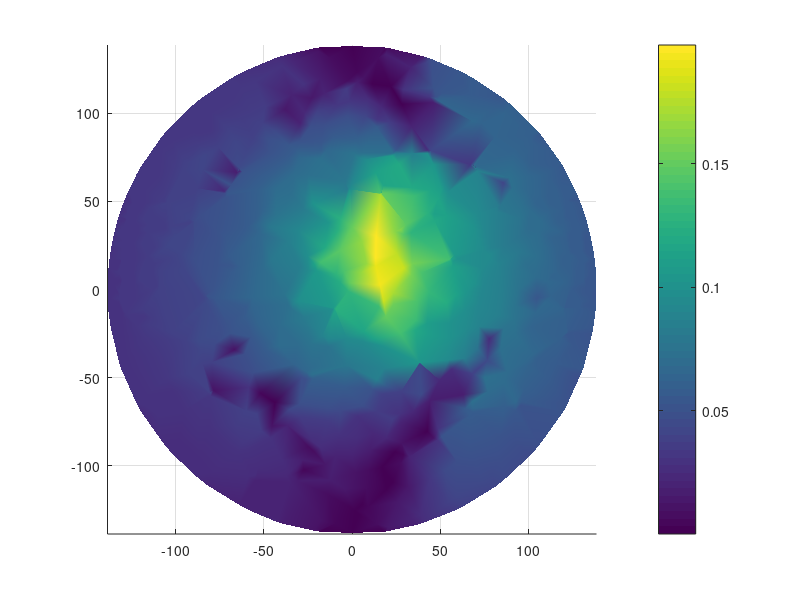

MATLAB code to generate this figure: (Note: this script raises an error after producing the figure.)
% 1-sphere comsol AM plot for cutplane1

clc
clear
close all

load datanorm.mat

% data parameters
x = datanorm(:,1);
y = datanorm(:,2);
z = datanorm(:,3);
ecEx = datanorm(:,4);
ec2Ex = datanorm(:,5);
ecEy = datanorm(:,6);
ec2Ey = datanorm(:,7);
ecEz = datanorm(:,8);
ec2Ez = datanorm(:,9);

% Electric potential
ecSum = ecEy+ec2Ey;
% amplitude modulation y
ecAmpy = abs(sqrt((ecEy+ec2Ey).^2)-sqrt((ecEy-ec2Ey).^2));
% amplitude modulation x
ecAmpx = abs(sqrt((ecEx+ec2Ex).^2)-sqrt((ecEx-ec2Ex).^2));
% amplitude modulation z
ecAmpz = abs(sqrt((ecEz+ec2Ez).^2)-sqrt((ecEz-ec2Ez).^2));

%% data from cutplane1

%%%%%%%%%%%%%%%%%%%%%%%%% Amplitude Modulation %%%%%%%%%%%%%%%%%%%%%%%%%
% normal mesh data
% AMy plot
figure
T = delaunay(x,y);
trisurf(T,x,y,ecAmpy); hold on;
axis tight equal
shading interp
view(0,90); h = colorbar; h.Label.String = 'Modulation Amplitude (V/m)';
h.AxisLocation = 'out';
title('E_{AM_y}');
xlabel('x')
ylabel('y')

% AMx plot
figure
T = delaunay(x,y);
trisurf(T,x,y,ecAmpx); hold on;
axis tight equal
shading interp
view(0,90); h = colorbar; h.Label.String = 'Modulation Amplitude (V/m)';
h.AxisLocation = 'out';
title('E_{AM_x}');
xlabel('x')
ylabel('y')

% AMz plot
figure
T = delaunay(x,y);
trisurf(T,x,y,ecAmpz); hold on;
axis tight equal
shading interp
view(0,90); h = colorbar; ylabel(h, {'Modulation Amplitude (V/m)'}); axis vis3d;
h.AxisLocation = 'out';
title('E_{AM_z}');
xlabel('x')
ylabel('y')


% Electric potential plot
figure
trisurf(T,x,y,ecSum); hold on;
axis tight equal
shading flat
title('E');
view(0,90); h = colorbar; ylabel(h, {'Electric Fields (V)'});  axis vis3d;
h.AxisLocation = 'out';
xlabel('x')
ylabel('y')




